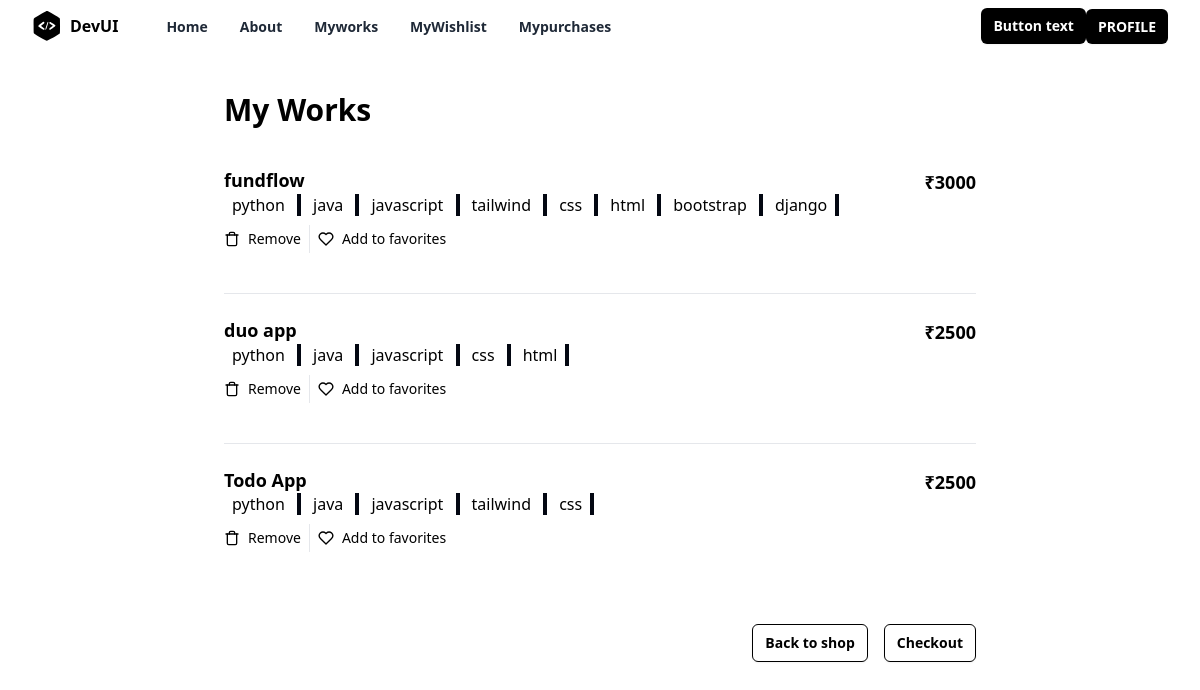
Screenshot of /myworks/all/ (signed in) with the database file from the repository.
### store/models.py (models this page shows, shortened)
class Project(models.Model):
    title=models.CharField(max_length=200)
    description=models.TextField()
    tag_objects=models.ManyToManyField(Tag)
    owner=models.ForeignKey(User,on_delete=models.CASCADE,related_name="projects")
    thumbnail=EmbedVideoField()
    price=models.PositiveIntegerField()
    files=models.FileField(upload_to="projects",null=True)
    created_date=models.DateTimeField(auto_now_add=True)
    updated_date=models.DateTimeField(auto_now=True)
    is_active=models.BooleanField(default=True)

class Tag(models.Model):
    title=models.CharField(max_length=200,unique=True)
    created_date=models.DateTimeField(auto_now_add=True)
    updated_date=models.DateTimeField(auto_now=True)
    is_active=models.BooleanField(default=True)
    def __str__(self) -> str:
        return self.title

### store/views.py (the view)
# urls.py: path("myworks/all/",views.ProjectListView.as_view(),name="myworks"),
class ProjectListView(View):
    def get(self,request,*args,**kwargs):
        qs = Project.objects.filter(owner=request.user)
        return render(request,"store/project_list.html",{"works":qs})

### store/templates/store/project_list.html (shortened to what this page needs)
{%extends 'store/base.html'%}
{%block main_block%}
{%load embed_video_tags%}
<div class="mx-auto flex max-w-3xl flex-col space-y-4 p-6 px-2 sm:p-10 sm:px-2">
    <h2 class="text-3xl font-bold">My Works</h2>
    <ul class="flex flex-col divide-y divide-gray-200">
    {%for w in works%}
    <li class="flex flex-col py-6 sm:flex-row sm:justify-between">
        <div class="flex w-full space-x-2 sm:space-x-4">
          <div class="flex w-full flex-col justify-between pb-4">
            <div class="flex w-full justify-between space-x-2 pb-2">
              <div class="space-y-1">
                <h3 class="text-lg font-semibold leading-snug sm:pr-8">
                 {{w.title}}
                </h3>
                {%for t in w.tag_objects.all%}
                  <span class="border-e-4 px-2 me-1 border-gray-950">{{t}} </span>
                {%endfor%}
              </div>
              <div class="text-right">
                <p class="text-lg font-semibold">₹{{w.price}}</p>
              </div>
            </div>
            <div class="flex divide-x text-sm">
              <a href="{%url 'work-delete' w.id%}"
                type="button"
                class="flex items-center space-x-2 px-2 py-1 pl-0"
              >
                <span>Remove</span>
              </a>
              <button type="button" class="flex items-center space-x-2 px-2 py-1">
                <span>Add to favorites</span>
              </button>
            </div>
          </div>
        </div>
      </li>
    {%endfor%}
    </ul>
    <div class="flex justify-end space-x-4">
      <button
        type="button"
        class="rounded-md border border-black px-3 py-2 text-sm font-semibold text-black shadow-sm focus-visible:outline focus-visible:outline-2 focus-visible:outline-offset-2 focus-visible:outline-black"
      >
        Back to shop
      </button>
      <button
        type="button"
        class="rounded-md border border-black px-3 py-2 text-sm font-semibold text-black shadow-sm focus-visible:outline focus-visible:outline-2 focus-visible:outline-offset-2 focus-visible:outline-black"
      >
        Checkout
      </button>
    </div>
  </div>
{%endblock%}

### rows the page displays
Project: title "fundflow", price "3000"
Tag: title "python"
Tag: title "java"
Tag: title "javascript"
Tag: title "tailwind"
Tag: title "css"
Tag: title "html"
Tag: title "bootstrap"
Tag: title "django"
Project: title "duo app", price "2500"
Project: title "Todo App", price "2500"
